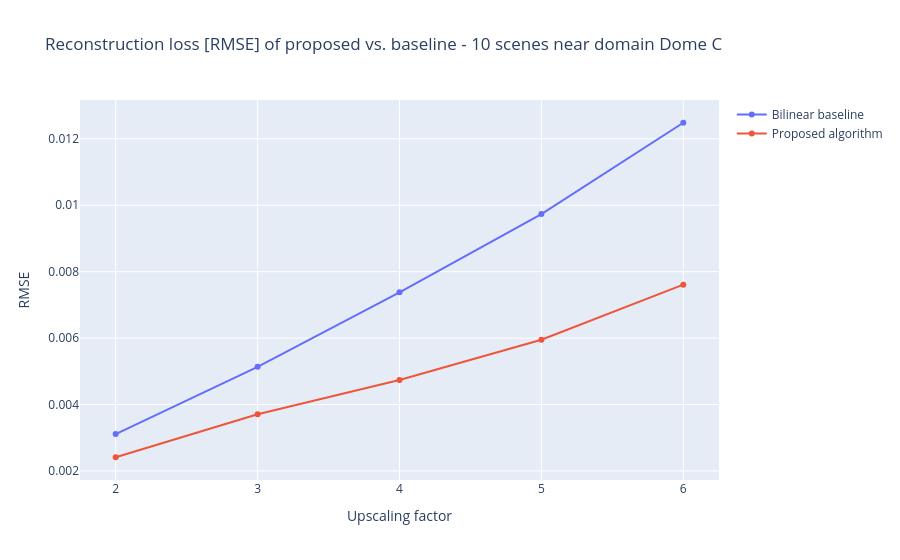
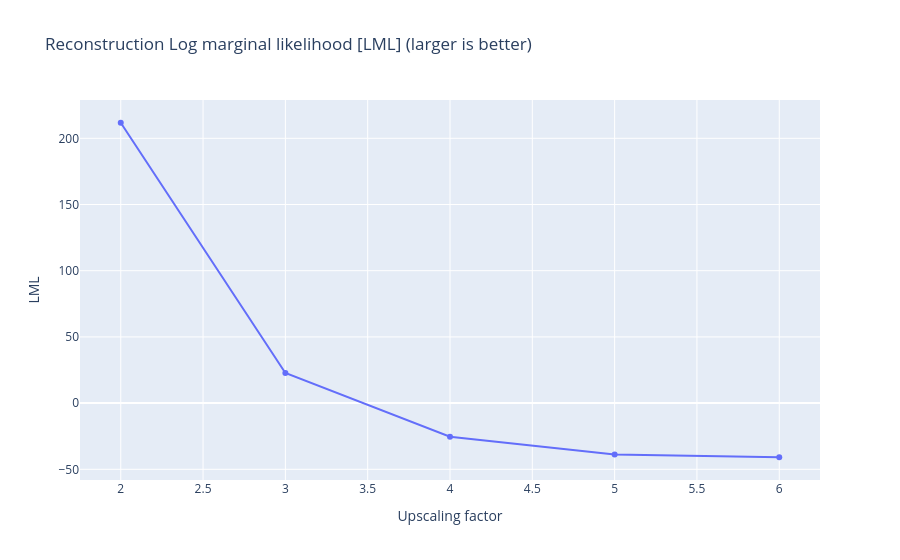

Notebook code cell kept with these figures, in order:
### Code cell
def visualise_results(proposed_rmse_df, baseline_rmse_df, proposed_lml_df, n_scenes, domain_name):

    # RMSE
    fig = go.Figure()
    fig.add_trace(go.Scatter(x = list(range(2, 6 + 1)), y =  baseline_rmse_df.mean(), mode = 'lines+markers', name = "Bilinear baseline"))
    fig.add_trace(go.Scatter(x = list(range(2, 6 + 1)), y = proposed_rmse_df.mean(), mode = 'lines+markers', name = "Proposed algorithm"))
    fig.update_layout(title = 'Reconstruction loss [RMSE] of proposed vs. baseline - {} scenes near domain {}'.format(n_scenes, domain_name))
    fig.update_xaxes(title_text = 'Upscaling factor')
    fig.update_yaxes(title_text = 'RMSE')
    fig.show()

    # LML
    fig = go.Figure()
    fig.add_trace(go.Scatter(x = list(range(2, 6 + 1)), y = proposed_lml_df.mean(), mode = 'lines+markers', name = "Proposed algorithm"))
    fig.update_layout(title = "Reconstruction Log marginal likelihood [LML] (larger is better)")
    fig.update_xaxes(title_text = 'Upscaling factor')
    fig.update_yaxes(title_text = 'LML')
    fig.show()

domain_name = "Dome C"
visualise_results(proposed_rmse_df, baseline_rmse_df, proposed_lml_df, num_scenes, domain_name)

### Figure 1 — Plotly figure (JSON) as saved in the notebook; plotly's stock layout.template omitted (floating-point values rounded to 4 significant figures)
{"data": [{"mode": "lines+markers", "name": "Bilinear baseline", "type": "scatter", "x": [2, 3, 4, 5, 6], "y": [0.003111, 0.005135, 0.007378, 0.009734, 0.01248]}, {"mode": "lines+markers", "name": "Proposed algorithm", "type": "scatter", "x": [2, 3, 4, 5, 6], "y": [0.002414, 0.003706, 0.004738, 0.005952, 0.00761]}], "layout": {"title": {"text": "Reconstruction loss [RMSE] of proposed vs. baseline - 10 scenes near domain Dome C"}, "xaxis": {"title": {"text": "Upscaling factor"}}, "yaxis": {"title": {"text": "RMSE"}}}}

### Figure 2 — Plotly figure (JSON) as saved in the notebook; plotly's stock layout.template omitted (floating-point values rounded to 4 significant figures)
{"data": [{"mode": "lines+markers", "name": "Proposed algorithm", "type": "scatter", "x": [2, 3, 4, 5, 6], "y": [211.7, 22.71, -25.33, -38.72, -40.89]}], "layout": {"title": {"text": "Reconstruction Log marginal likelihood [LML] (larger is better)"}, "xaxis": {"title": {"text": "Upscaling factor"}}, "yaxis": {"title": {"text": "LML"}}}}
